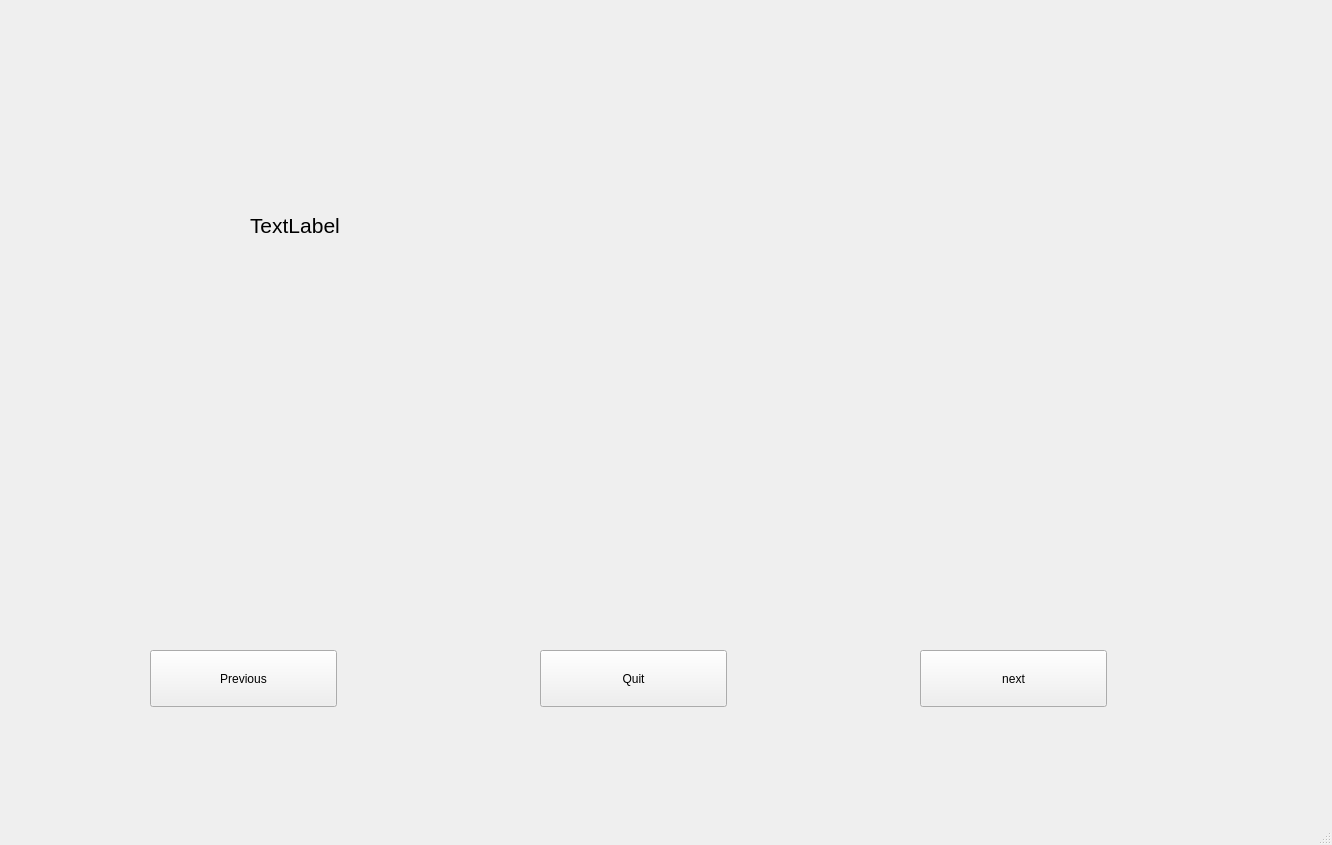
<?xml version="1.0" encoding="UTF-8"?>
<ui version="4.0">
 <class>MainWindow</class>
 <widget class="QMainWindow" name="MainWindow">
  <property name="geometry">
   <rect>
    <x>0</x>
    <y>0</y>
    <width>1332</width>
    <height>845</height>
   </rect>
  </property>
  <property name="windowTitle">
   <string>MainWindow</string>
  </property>
  <widget class="QWidget" name="centralwidget">
   <widget class="QPushButton" name="prev_button">
    <property name="geometry">
     <rect>
      <x>150</x>
      <y>650</y>
      <width>187</width>
      <height>57</height>
     </rect>
    </property>
    <property name="text">
     <string>Previous</string>
    </property>
   </widget>
   <widget class="QPushButton" name="next_button">
    <property name="geometry">
     <rect>
      <x>920</x>
      <y>650</y>
      <width>187</width>
      <height>57</height>
     </rect>
    </property>
    <property name="text">
     <string>next</string>
    </property>
   </widget>
   <widget class="QLabel" name="label">
    <property name="geometry">
     <rect>
      <x>250</x>
      <y>110</y>
      <width>691</width>
      <height>231</height>
     </rect>
    </property>
    <property name="font">
     <font>
      <pointsize>16</pointsize>
     </font>
    </property>
    <property name="text">
     <string>TextLabel</string>
    </property>
   </widget>
   <widget class="QPushButton" name="quit_button">
    <property name="geometry">
     <rect>
      <x>540</x>
      <y>650</y>
      <width>187</width>
      <height>57</height>
     </rect>
    </property>
    <property name="text">
     <string>Quit</string>
    </property>
   </widget>
  </widget>
  <widget class="QMenuBar" name="menubar">
   <property name="geometry">
    <rect>
     <x>0</x>
     <y>0</y>
     <width>1332</width>
     <height>25</height>
    </rect>
   </property>
  </widget>
  <widget class="QStatusBar" name="statusbar"/>
 </widget>
 <resources/>
 <connections/>
</ui>
